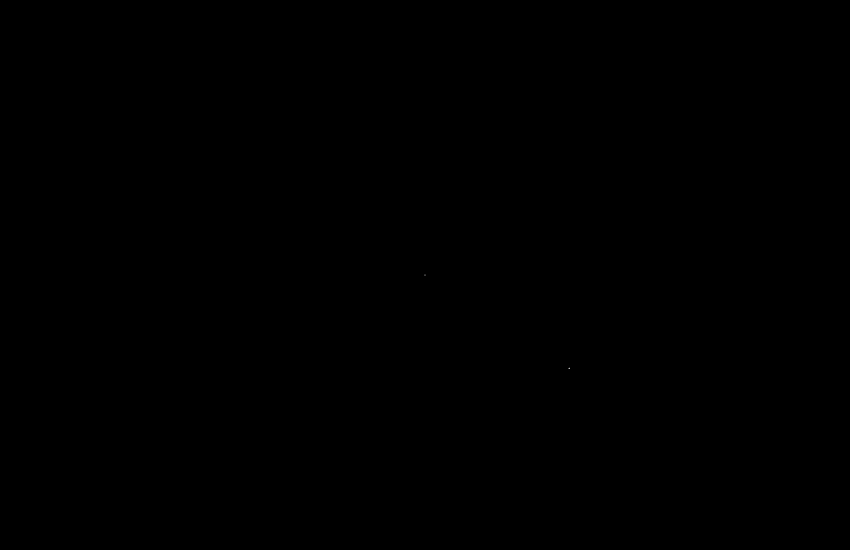
Frame 1 (no input)
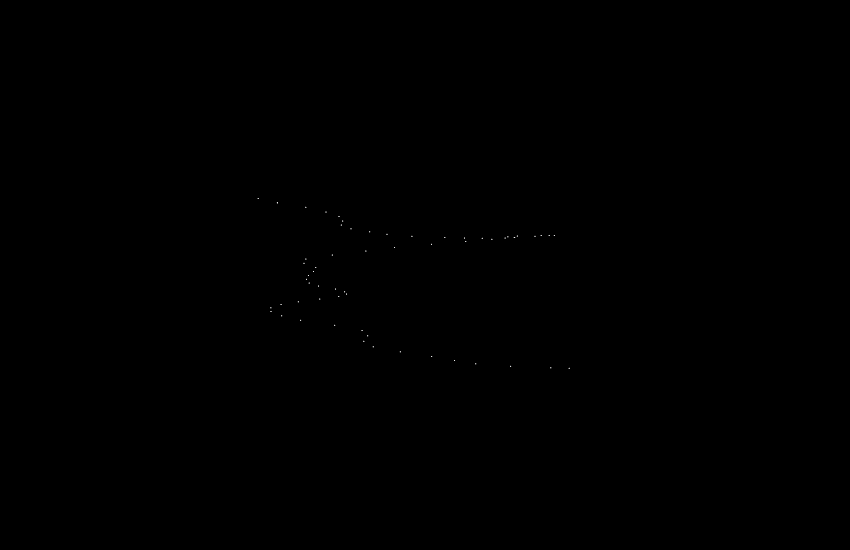
Frame 60 (no input)
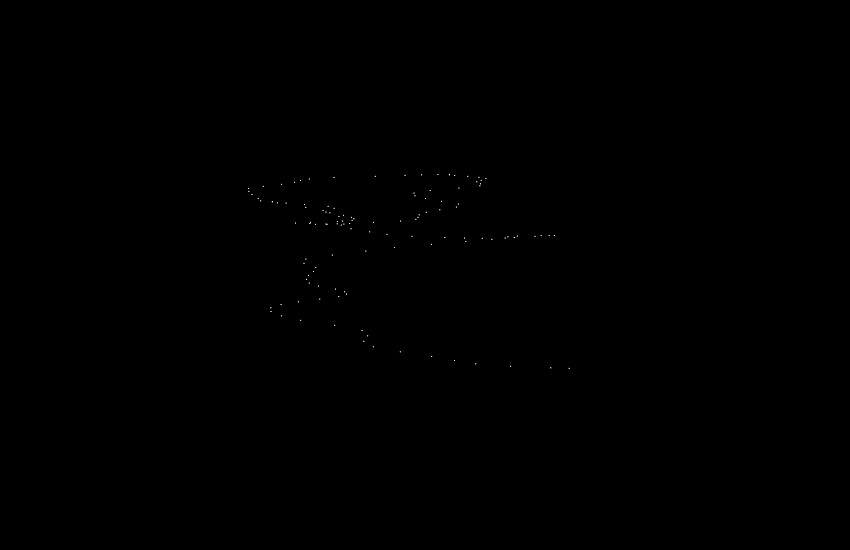
Frame 120 (the mouse pressed at the canvas centre since frame 60)

The p5.js sketch that drew these frames (run headless with seeded random() and noise() and a simulated clock; from frame 60 on, the mouse is pressed at the canvas centre):

// p5.js sketch
// ── sketch.js
var walked = [];
var path = [];

var tx = 0;
var ty = 0;

function setup() {

	createCanvas(850, 550);
	walker = new Walker();

}

function draw() {

	// background
	background(0, 0, 0);

	walker.show();
	walker.walk(tx, ty);

	tx += 0.05;
	ty += 0.01;

	var visited = {
		x: walker.x,
		y: walker.y
	}

	path.push(visited);

	for (var i in path) {
		stroke(255, 255, 255);
		point(path[i].x, path[i].y);
		point(path[i].x, path[i].y);
	}

	if (path.length == 500) {
		path = [];
		walker.x = width / 2;
		walker.y = height / 2;
	}

}

// ── walker.js
function Walker() {

	this.x = width / 2;
	this.y = height / 2;

	this.show = function() {
		stroke(255, 255, 255)
		point(this.x, this.y);
	}

	this.walk = function(tx, ty) {

		var x = noise(tx);
		var y = noise(ty);
		x = map(x, 0, 1, 0, width);
		y = map(y, 0, 1, 0, height);

		// this.x += random(-1, 1);
		this.x = x;
		this.y = y;

	}

}
